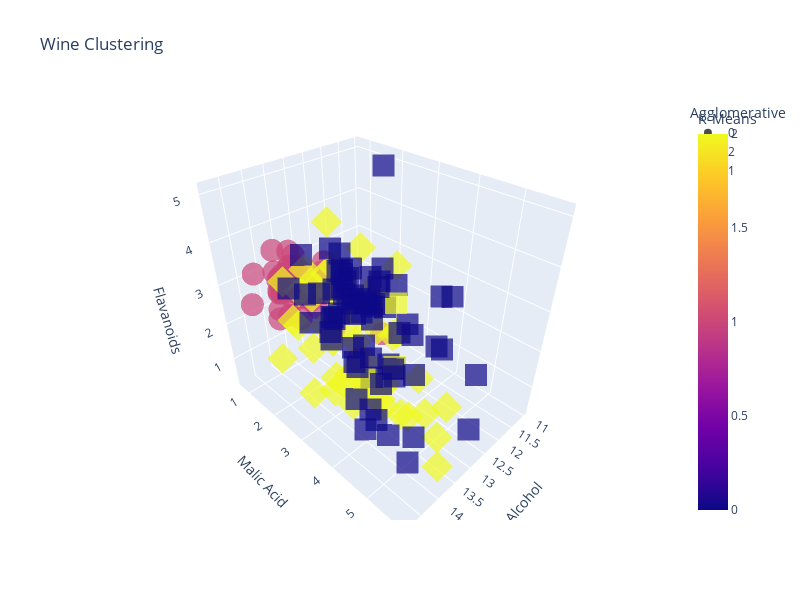

Source (notebook cell):
### Code cell
wine_df = pd.DataFrame(wine_data, columns=wine.feature_names) # create a DataFrame
wine_df['K-Means'] = kmeans_labels # add the labels to the DataFrame
wine_df['Agglomerative'] = agglomerative_labels # add the labels to the DataFrame
fig = px.scatter_3d(wine_df, x='alcohol', y='malic_acid', z='flavanoids',
                    color='K-Means', symbol='Agglomerative',
                    labels={'alcohol': 'Alcohol', 'malic_acid': 'Malic Acid', 'flavanoids': 'Flavanoids'},
                    title='Wine Clustering', width=800, height=600, opacity=0.7)
fig.show() # show the interactive visualization
